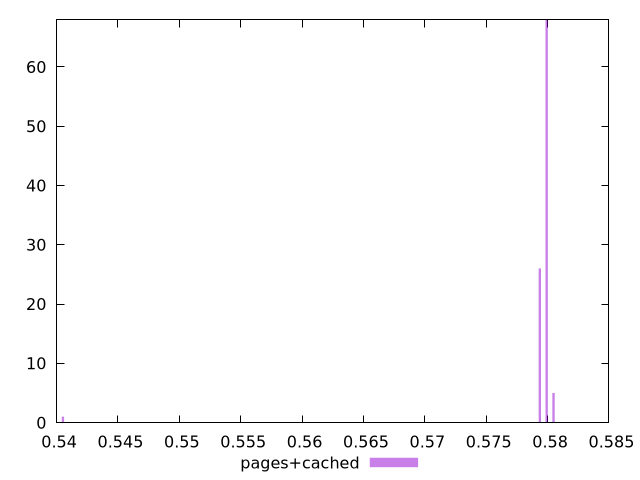

Here is the gnuplot script that generated this plot:
$_pagesCached <<EOF
0.5405141542328713 1
0.5799324551263589 68
0.5793746489816398 26
0.5804902612710782 5
EOF
set key outside below
set terminal pngcairo
set output "report_00005_2020-11-02T22-26-11.212Z/uses-rel-preload/pages+cached//hist.png"
set yrange [0:68]
set boxwidth 0.00018593538157305514
set style fill transparent solid 0.5 noborder
plot $_pagesCached title "pages+cached" with boxes ,
